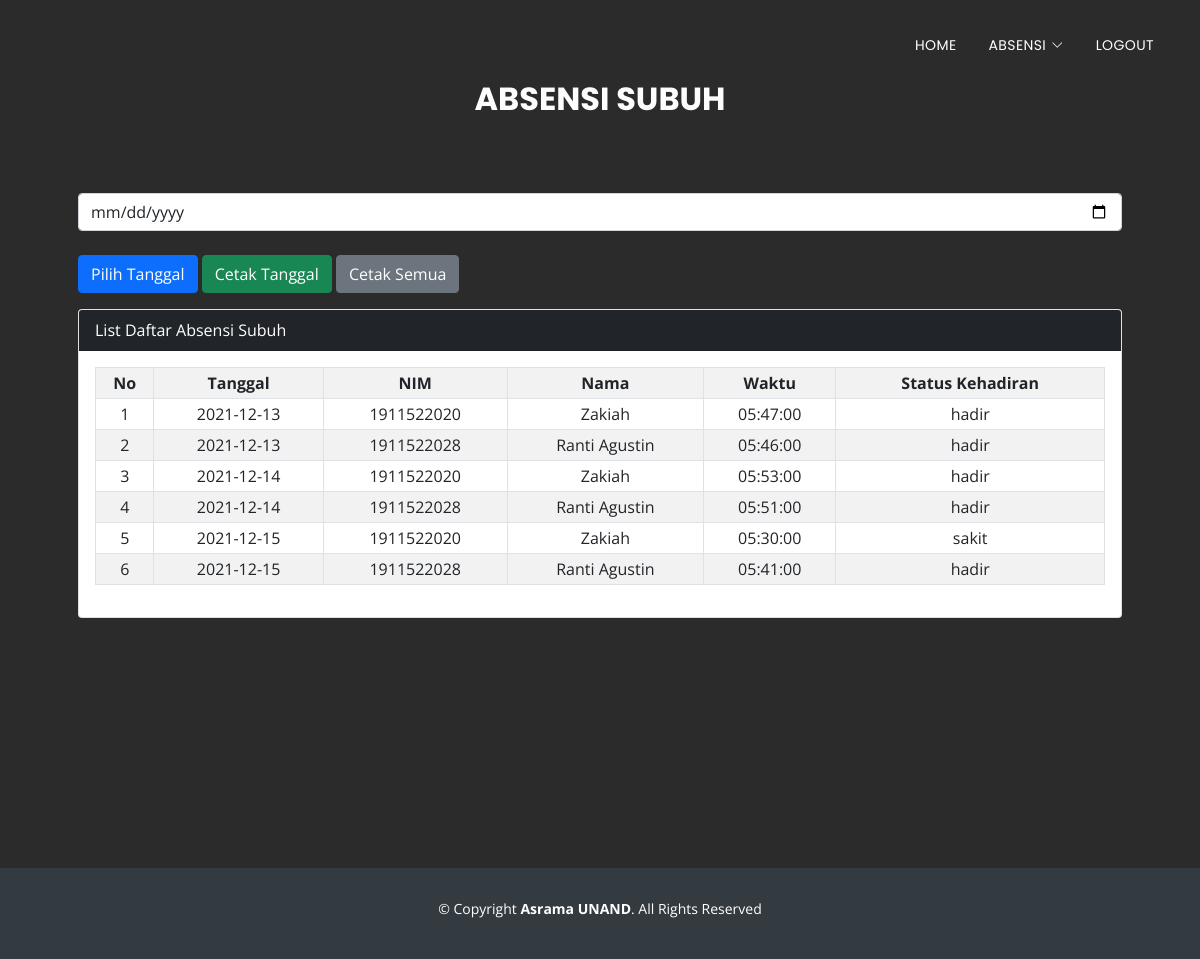
The app's page /absensisubuhpembina.php (signed in) with its own data.
### tables this page shows
CREATE TABLE `absensisubuh` (
  `idabsensi` int(11) NOT NULL,
  `tanggal` date NOT NULL,
  `waktu` time NOT NULL,
  `nim` varchar(10) NOT NULL,
  `statuskehadiran` varchar(10) NOT NULL
);

CREATE TABLE `mahasiswa` (
  `nim` varchar(10) NOT NULL,
  `nama` varchar(50) NOT NULL,
  `jurusan` varchar(50) NOT NULL,
  `email` varchar(50) DEFAULT NULL,
  `notelpon` varchar(15) DEFAULT NULL,
  `pass` varchar(25) NOT NULL
);

### absensisubuhpembina.php (the view, shortened to what this page needs)
<?php
  include('koneksi.php');
  $result = mysqli_query($mysqli, 'SELECT absensisubuh.tanggal, absensisubuh.waktu, absensisubuh.nim, absensisubuh.statuskehadiran,
  mahasiswa.nim, mahasiswa.nama FROM absensisubuh, mahasiswa WHERE absensisubuh.nim=mahasiswa.nim ORDER BY tanggal');
?>
<head>
  <link href="assets/vendor/aos/aos.css" rel="stylesheet">
  <link href="assets/vendor/bootstrap/css/bootstrap.min.css" rel="stylesheet">
  <link href="assets/vendor/bootstrap-icons/bootstrap-icons.css" rel="stylesheet">
  <link href="assets/vendor/boxicons/css/boxicons.min.css" rel="stylesheet">
  <link href="assets/vendor/glightbox/css/glightbox.min.css" rel="stylesheet">
  <link href="assets/vendor/swiper/swiper-bundle.min.css" rel="stylesheet">
  <link href="assets/css/style.css" rel="stylesheet">
</head>
<body>
  <header id="header" class="fixed-top d-flex align-items-center header-transparent">
    <div class="container d-flex justify-content-between align-items-center">
      <nav id="navbar" class="navbar">
        <ul>
          <li><a class="nav-link scrollto" href="homepembina.php">Home</a></li>
          <li class="dropdown"><a href="#"><span>Absensi</span> <i class="bi bi-chevron-down"></i></a>
          </li>
          <li><a class="nav-link scrollto" href="logout.php">Logout</a></li>
        </ul>
      </nav>
    </div>
  </header>
  <section id="services2">
    <div class="section-header">
      <h3 class="section-title">Absensi Subuh</h3>
      <p class="section-description"></p>
    </div>
    <div class="container px-3 px-lg-5">
      <form method="post" action="absensisubuhpembina.php">
      <input type="date" name="tanggalcetak" class="form-control" id="tanggalcetak" placeholder="Pilih Tanggal" required>
      <br>
      <tr>
        <td><button type="submit" class="btn btn-primary" name="submit">Pilih Tanggal</button></td>
        <td><a href="cetakabsensisubuh.php?tanggalcetak=<?php echo $tanggalcetak ?>" class='btn btn-xs btn-success'>Cetak Tanggal</a></td>
        <td><a onClick="window.print()" class='btn btn-xs btn-secondary'>Cetak Semua</a></td>
      </tr>
      </form>
      <div class="card mt-0">
      <div class="card-header bg-dark text-white">
        List Daftar Absensi Subuh
      </div>
      <div class="card-body">
        <table class="table table-bordered table-sm table-striped align-center">
          <tr>
            <th class="text-center">No</th>
            <th class="text-center">Tanggal</th>
            <th class="text-center">NIM</th>
            <th class="text-center">Nama</th>
            <th class="text-center">Waktu</th>
            <th class="text-center">Status Kehadiran</th>
          </tr>
          <?php
            $no=1;
            while($data = mysqli_fetch_array($result)){ ?>
            <tr>
              <td class="text-center"><?php echo $no?></td>
              <td class="text-center"><?php echo $data['tanggal']?></td>
              <td class="text-center"><?php echo $data['nim']?></td>
              <td class="text-center"><?php echo $data['nama']?></td>
              <td class="text-center"><?php echo $data['waktu']?></td>
              <td class="text-center"><?php echo $data['statuskehadiran']?></td>
            </tr>
          <?php
            $no++;
            }
          ?>
        </table>
      </div>
      </div>
    </div>
  </section>
  <footer id="footer">
    <div class="container">
      <div class="copyright">
        &copy; Copyright <strong>Asrama UNAND</strong>. All Rights Reserved
      </div>
      <div class="credits">
      </div>
    </div>
  </footer>
</body>
</html>

### assets/css/style.css (style rules this page uses)
body { background: #fff; color: #666666; font-family: "Open Sans", sans-serif; }
a { color: #2dc997; text-decoration: none; }
p { padding: 0; margin: 0 0 30px 0; }
h1, h2, h3, h4, h5, h6 { font-family: "Poppins", sans-serif; font-weight: 400; margin: 0 0 20px 0; padding: 0; }
#header { height: 90px; transition: all 0.5s; z-index: 997; background: rgba(52, 59, 64, 0.9); }
#header.header-transparent { background: transparent; }
.navbar { padding: 0; }
.navbar ul { margin: 0; padding: 0; display: flex; list-style: none; align-items: center; }
.navbar li { position: relative; }
.navbar > ul > li { white-space: nowrap; padding: 10px 0 10px 24px; }
.navbar a, .navbar a:focus { display: flex; align-items: center; justify-content: space-between; font-family: "Poppins", sans-serif; color: #fff; font-size: 14px; padding: 0 4px; white-space: nowrap; transition: 0.3s; letter-spacing: 0.4px; position: relative; text-transform: uppercase; }
.navbar a i, .navbar a:focus i { font-size: 12px; line-height: 0; margin-left: 5px; }
.navbar > ul > li > a:before { content: ""; position: absolute; width: 100%; height: 2px; bottom: -6px; left: 0; background-color: #2dc997; visibility: hidden; transform: scaleX(0); transition: all 0.3s ease-in-out 0s; }
section { overflow: hidden; }
.section-header .section-title { font-size: 32px; color: rgb(253, 253, 253); text-transform: uppercase; text-align: center; font-weight: 700; margin-bottom: 5px; }
.section-header .section-description { text-align: center; padding-bottom: 40px; color: #999; }
#services2 { background: rgba(15, 15, 15, 0.884); background-size: cover; padding: 80px 0 250px 0; }
#footer { background: #343b40; padding: 30px 0; color: #fff; font-size: 14px; }
#footer .copyright { text-align: center; }
#footer .credits { padding-top: 10px; text-align: center; font-size: 13px; color: #ccc; }

### records on screen
absensisubuh: tanggal "2021-12-13", nim.nim "1911522020", nim.nama "Zakiah", waktu "05:47:00", statuskehadiran "hadir"
absensisubuh: tanggal "2021-12-13", nim.nim "1911522028", nim.nama "Ranti Agustin", waktu "05:46:00", statuskehadiran "hadir"
absensisubuh: tanggal "2021-12-14", nim.nim "1911522020", nim.nama "Zakiah", waktu "05:53:00", statuskehadiran "hadir"
absensisubuh: tanggal "2021-12-14", nim.nim "1911522028", nim.nama "Ranti Agustin", waktu "05:51:00", statuskehadiran "hadir"
absensisubuh: tanggal "2021-12-15", nim.nim "1911522020", nim.nama "Zakiah", waktu "05:30:00", statuskehadiran "sakit"
absensisubuh: tanggal "2021-12-15", nim.nim "1911522028", nim.nama "Ranti Agustin", waktu "05:41:00", statuskehadiran "hadir"
